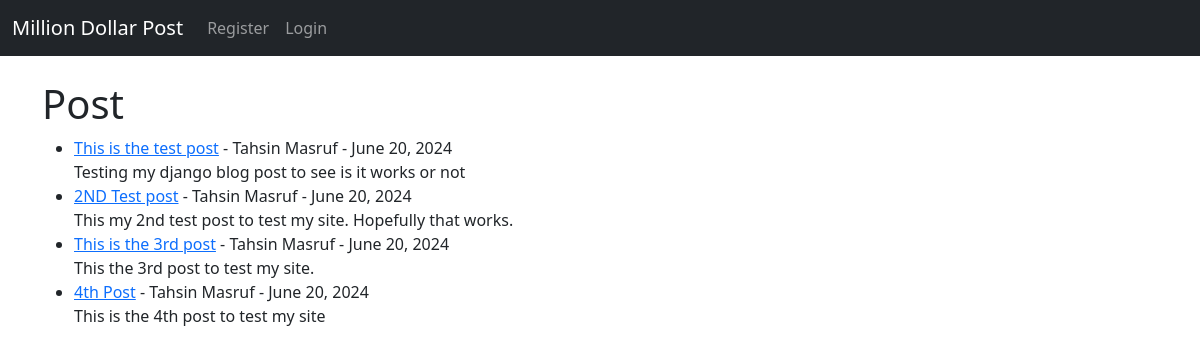
The page / on the database its author committed.
### blog/models.py (models this page shows, shortened)
class Post(models.Model):
    title = models.CharField(max_length=255)
    title_tag = models.CharField(max_length=255)
    author = models.ForeignKey(User, on_delete=models.CASCADE)
    content = models.TextField()
    post_date = models.DateField(auto_now_add=True)

### blog/views.py (the view)
# urls.py: path('', HomeView.as_view(), name='home'),
class HomeView(ListView):
    model = Post
    template_name = 'home.html'
    ordering = ['-post_date']

### blog/templates/home.html (shortened to what this page needs)
{% extends "base.html" %}
{% block content %}
<h1>Post</h1>
<ul>
{% for Post in object_list %}
    <li><a href = "{% url 'article-detail' Post.pk %}"> {{ Post.title }}</a> - {{ Post.author.first_name }}
    {{ Post.author.last_name }} -
        {{ Post.post_date }}  <br/>
    {{ Post.content}}</li>
{%  endfor %}
</ul>
{% endblock %}

### rows shown on the page
Post: title "This is the test post", author.first_name "Tahsin", author.last_name "Masruf", post_date "June 20, 2024", content "Testing my django blog post to see is it works or not"
Post: title "2ND Test post", author.first_name "Tahsin", author.last_name "Masruf", post_date "June 20, 2024", content "This my 2nd test post to test my site. Hopefully that works."
Post: title "This is the 3rd post", author.first_name "Tahsin", author.last_name "Masruf", post_date "June 20, 2024", content "This the 3rd post to test my site."
Post: title "4th Post", author.first_name "Tahsin", author.last_name "Masruf", post_date "June 20, 2024", content "This is the 4th post to test my site"
